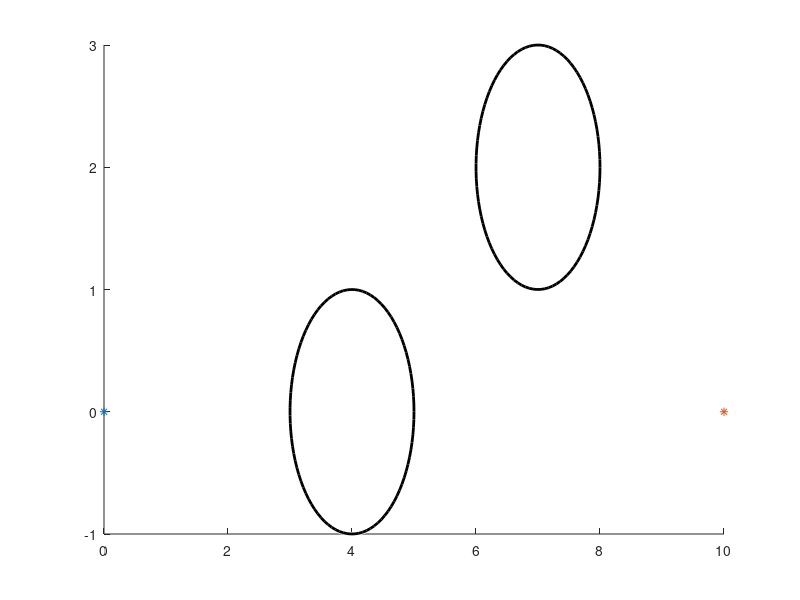

This chart was generated by the following MATLAB code:
X = [4;7];
Y = [0;2];
centers = [X Y];
radii = [1;1];

figure
viscircles(centers,radii,'Color','k')
hold on
plot(0,0,'*')
hold on
plot(10,0,'*')
